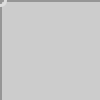
Frame 1 (no input)
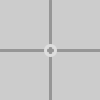
Frame 2 (the mouse pressed at the canvas centre, redrawn once)

The Processing sketch that drew these frames (run headless with seeded random() and noise(); the mouse was pressed at the canvas centre and the sketch redrawn once):

// Processing sketch: sketch_26_3
// ── sketch_26_3.pde
//exercise 26.3

int frame = 0;

void setup() {
  size(100, 100);
  strokeWeight(3);
  noFill();
  frameRate(30);
}

void draw() {
  noLoop();
  background(204); 
  stroke(150);
  line(mouseX, 0, mouseX, 100); 
  line(0, mouseY, 100, mouseY);
  stroke(222);
  ellipse(mouseX, mouseY, 10, 10);
  frame++;
}
 
void mousePressed() {
  loop();
  frame = 0;
}
